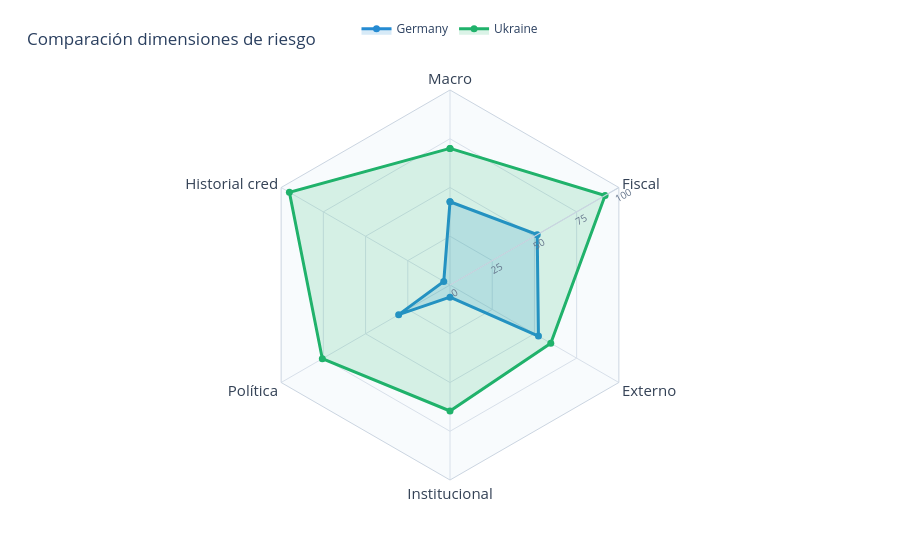

Notebook cell for this chart:
### Code cell
# alemna vs ucrania
fig = plot_risk_radar(
    risk_dimensions_2024,
    "DEU",
    "UKR"
)

fig.show()

### Figure 1 — Plotly figure (JSON) as saved in the notebook; plotly's stock layout.template omitted (floating-point values rounded to 4 significant figures)
{"data": [{"fill": "toself", "fillcolor": "rgba(37, 139, 210, 0.18)", "line": {"color": "#258BD2", "width": 3}, "marker": {"color": "#258BD2", "size": 7}, "name": "Germany", "r": [42.68, 51.64, 52.38, 6.253, 30.4, 3.687, 42.68], "theta": ["Macro", "Fiscal", "Externo", "Institucional", "Política", "Historial cred", "Macro"], "type": "scatterpolar"}, {"fill": "toself", "fillcolor": "rgba(32, 178, 107, 0.16)", "line": {"color": "#20B26B", "width": 3}, "marker": {"color": "#20B26B", "size": 7}, "name": "Ukraine", "r": [70.05, 91.83, 59.67, 64.62, 75.61, 95.1, 70.05], "theta": ["Macro", "Fiscal", "Externo", "Institucional", "Política", "Historial cred", "Macro"], "type": "scatterpolar"}], "layout": {"height": 550, "legend": {"orientation": "h", "x": 0.5, "xanchor": "center", "y": 1.12, "yanchor": "bottom"}, "margin": {"b": 70, "l": 90, "r": 90, "t": 90}, "paper_bgcolor": "white", "polar": {"angularaxis": {"direction": "clockwise", "gridcolor": "#D8E0EA", "linecolor": "#CBD5E1", "rotation": 90, "tickfont": {"color": "#334155", "size": 15}}, "bgcolor": "#F8FBFD", "gridshape": "linear", "radialaxis": {"angle": 15, "gridcolor": "#D8E0EA", "gridwidth": 1, "linecolor": "#CBD5E1", "range": [0, 100], "tickfont": {"color": "#64748B", "size": 10}, "tickvals": [0, 25, 50, 75, 100], "visible": true}}, "showlegend": true, "title": {"text": "Comparación dimensiones de riesgo", "x": 0.03}}}
